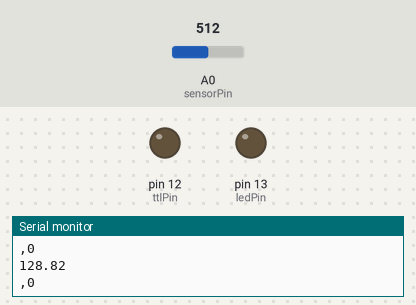
Bench run of a sketch on a simulated Arduino Uno, built with avr-gcc and run on an emulated ATmega328P. Parts: output pins drawn as LEDs (lit = HIGH), the last lines printed to the serial monitor. The inputs (shaded band) are chosen by the test bench; at power-on: A0 (sensorPin) = 512.

Above: at 4.2 s.
4.3 s: A0 (sensorPin) set to 174
7.3 s: A0 (sensorPin) set to 147
8.8 s: A0 (sensorPin) set to 306
At 10.72 s:
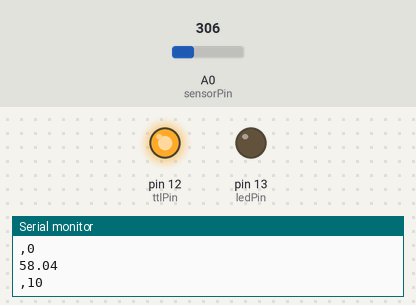
Timing chart, 0 to 16.0 s (numbered marks = the images above; inputs shaded):
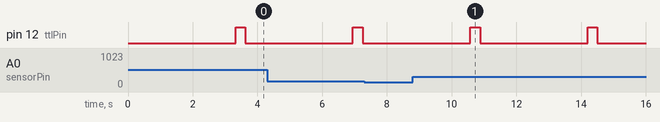

Measured:
- after the input at 8.8 s, pin 12 (ttlPin): alternates HIGH for 0.30 s and LOW for 3.3 s, starting after 1.8 s

The sketch:

driver_v2.ino
```cpp
/*
 * Created by Michael Barbour
 *
 * script to read analog voltage signal from pressure transducer and plot the data
 *
 * Notes:
 * Pressure thresholds: 5 cmh20 works well with lung disconnected
                        8.5 chH20 when connected to lung
 */

// User inptuts: based on respiratory period
const int exhalationPeriod = 3000; // exhalation period, need for delay in TTL signal
const int injectionTime = 250; // duration of ttl signal being High
const float thresholdPressure = 9.5; // pressure value on which to trigger the syringe pump


const int ttlPin = 12; // Pump trigger pin
const int ledPin = 13; // LED pin to
const int sensorPin = A0; // Pump trigger pin


const int respiratoryDelay = injectionTime + exhalationPeriod;


int ttlPinValue = 0; // variable to monitor status of syringe pump
int sensorValue = 0; // initialize sensor value: 0-1023
int syringePumpState = LOW;
float voltage = 0.0; // scaled voltage value
float pressure = 0.0; // pressure value
float zero_offset_sensor = -0.67; // voltage from pressure sensor at zero-flow
long pumpStartTime = 0.0;
long pumpStopTime = 0.0;


void setup() {
  pinMode(ledPin, OUTPUT);
  pinMode(ttlPin, OUTPUT);
  Serial.begin(9600);
}


float voltageConvert(float volt_in, float scale, float b) // May need to account for sensor offset
{
  return volt_in * scale + b;
}


void loop() {

  unsigned long currentMillis = millis();

  sensorValue = analogRead(sensorPin);
  voltage = sensorValue * 5.0 / 1023.0; // convert from bits to volts
  pressure = voltageConvert(voltage, 1.0, zero_offset_sensor ) * 70.3; // convert from voltage to psi then to cm H20


  Serial.println(pressure); // add value to serial plotter
  Serial.print(","); // not sure what this does
  Serial.println(ttlPinValue); // add value to serial plotter

  // comment this loop if you just want to display pressure
  /*
  if ((pressure > thresholdPressure) && (currentMillis - pumpStopTime >= respiratoryDelay)){
    if (syringePumpState == LOW){
      pumpStartTime = currentMillis;
    }
    syringePumpState = HIGH;
    ttlPinValue = 10;
    digitalWrite(ttlPin, syringPumpState);
  }

  else if ((pressure > thresholdPressure) && (currentMillis - pumpStartTime >= injectionTime)){
    syringePumpState = LOW;
    ttlPinValue = 0;
    pumpStopTime = currentMillis;
    digitalWrite(ttlPin, syringPumpState);
  }
*/

  if (pressure > thresholdPressure){

    if ((syringePumpState == LOW) && (currentMillis - pumpStopTime >= respiratoryDelay)){
      syringePumpState = HIGH;
      pumpStartTime = currentMillis;
      ttlPinValue = 10;
      digitalWrite(ttlPin, syringePumpState);
    }

    else if ((syringePumpState == HIGH) && (currentMillis - pumpStartTime >= injectionTime)){
      syringePumpState = LOW;
      ttlPinValue = 0;
      pumpStopTime = currentMillis;
      digitalWrite(ttlPin, syringePumpState);
    }
  }


  delay(100); // control data read rate
}
```
